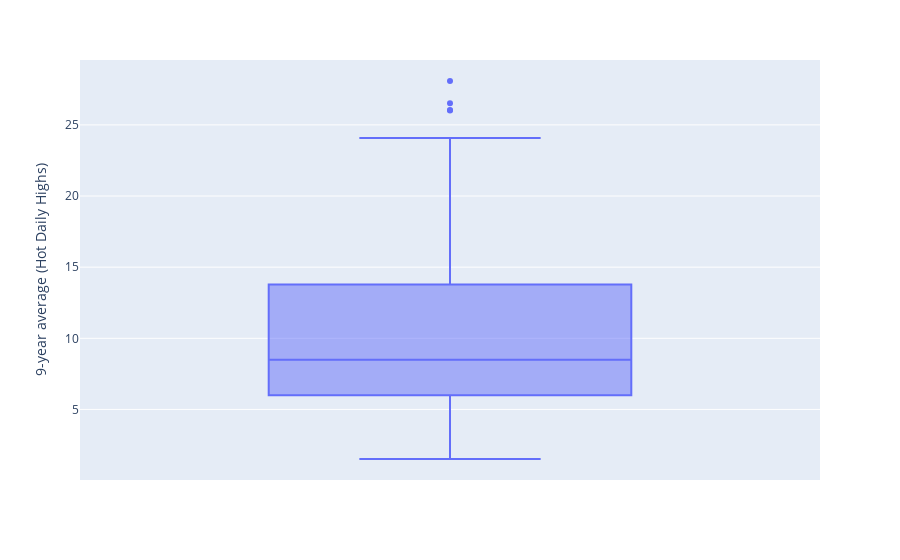

Write notebook code for a chart like this one.
### Code cell
fig = px.box(data, y='9-year average (Hot Daily Highs)')
fig.show()

### Figure 1 — Plotly figure (JSON) as saved in the notebook; plotly's stock layout.template omitted (floating-point values rounded to 4 significant figures)
{"data": [{"alignmentgroup": "True", "hovertemplate": "9-year average (Hot Daily Highs)=%{y}<extra></extra>", "legendgroup": "", "marker": {"color": "#636efa"}, "name": "", "notched": false, "offsetgroup": "", "orientation": "v", "showlegend": false, "type": "box", "x0": " ", "xaxis": "x", "y": [7.279, 7.022, 7.606, 8.271, 7.597, 5.997, 5.697, 7.538, 9.658, 10.13, 9.174, 7.932, 6.957, 6.587, 6.864, 6.821, 5.612, 4.24, 4.912, 8.507, 13.39, 17.57, 20.99, 24.08, 26.05, 26.0, 23.56, 18.89, 13.79, 10.33, 8.482, 7.521, 7.579, 7.935, 6.909, 4.506, 2.645, 2.596, 3.85, 5.609, 8.283, 12.45, 16.85, 18.96, 17.52, 13.57, 9.487, 7.364, 7.859, 9.975, 11.58, 10.7, 7.414, 3.854, 1.884, 1.639, 2.18, 2.616, 2.746, 2.832, 2.793, 2.349, 1.741, 1.516, 1.909, 2.739, 3.555, 4.364, 6.138, 9.12, 11.32, 10.95, 9.007, 7.298, 6.241, 6.178, 8.057, 11.12, 12.32, 10.04, 6.512, 4.865, 5.979, 8.634, 10.81, 11.11, 10.04, 9.195, 9.555, 11.22, 14.2, 17.89, 20.2, 19.55, 17.91, 18.43, 20.2, 19.51, 16.45, 15.79, 20.38, 26.52, 28.09, 23.83, 18.25, 15.41], "y0": " ", "yaxis": "y"}], "layout": {"boxmode": "group", "legend": {"tracegroupgap": 0}, "margin": {"t": 60}, "xaxis": {"anchor": "y", "domain": [0, 1]}, "yaxis": {"anchor": "x", "domain": [0, 1], "title": {"text": "9-year average (Hot Daily Highs)"}}}}
